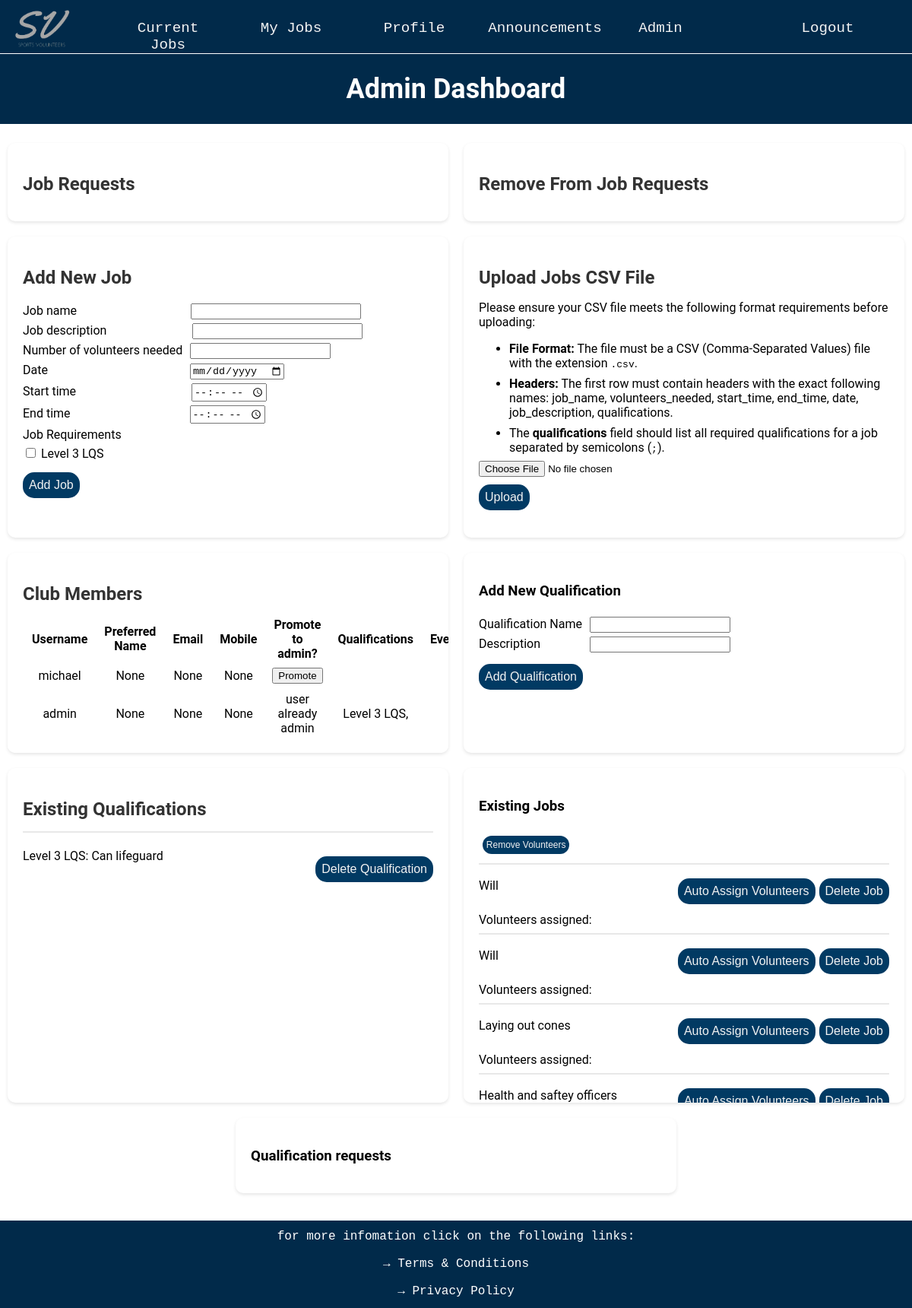
/admin (signed in), run on the app's committed database.
### website/databases.py (models this page shows, shortened)
class User(UserMixin, db.Model):
    __tablename__ = 'users'
    user_id = db.Column(db.Integer, primary_key=True, autoincrement=True)
    username = db.Column(db.String(16), index=True, unique=True)
    password_hash = db.Column(db.String(64))
    email = db.Column(db.String(30))
    mobile = db.Column(db.String(15))
    preferred_name = db.Column(db.String(15))
    dob = db.Column(db.String(11))
    address = db.Column(db.String(50))
    jobs_completed = db.Column(db.Integer)
    admin = db.Column(db.Boolean)
    details = db.Column(db.String(255))
    qualifications = db.relationship('Qualification', secondary=user_qualifications,
                                     backref=db.backref('users', lazy='subquery'))
    jobs = db.relationship('Jobs', secondary='user_job_link',
                           backref=db.backref('assigned_users', lazy='dynamic'))

class Qualification(UserMixin, db.Model):
    __tablename__ = 'qualification'
    qualifications_id = db.Column(db.Integer, primary_key=True, autoincrement=True)
    qualification_name = db.Column(db.String(300))
    qualification_description = db.Column(db.String(300))

class Jobs(UserMixin, db.Model):
    __tablename__ = 'jobs'
    job_id = db.Column(db.Integer, primary_key=True)
    job_name = db.Column(db.String(20))
    volunteers_needed = db.Column(db.Integer)
    volunteers_needed_left = db.Column(db.Integer)
    start_time = db.Column(db.String(20))
    end_time = db.Column(db.String(20))
    date = db.Column(db.String(20))
    job_description = db.Column(db.String(300))
    job_qualifications = db.relationship('Qualification', secondary=job_requirements,
                                         backref=db.backref('required_for_jobs', lazy='subquery'))

### website/routes.py (the view, shortened to what this page needs)
@app.route('/admin', methods=['GET', 'POST'])
def admin():
    users = User.query.order_by(desc(User.jobs_completed)).all()
    qualifications = Qualification.query.all()
    new_job_form = newJobForm()
    jobs = Jobs.query.all()
    user_job_link = UserJobLink.query.all()
    requests = Requests.query.join(User).order_by(User.jobs_completed).all()
    qualification_requests = QualificationRequests.query.join(User).all()
    remove_requests = RemoveRequests.query.join(User).order_by(User.jobs_completed).all()
    new_job_form.job_requirements.choices = [(q.qualifications_id, q.qualification_name) for q in qualifications]
    qualification_form = QualificationForm()
    if 'delete_account_id' in request.form:
        user_delete_id = request.form['delete_account_id']
        user_delete = User.query.filter_by(user_id=user_delete_id).first()
        db.session.delete(user_delete)
        db.session.commit()
        return redirect(url_for('admin'))
    elif 'add_admin_user_id' in request.form:
        user_id = request.form['add_admin_user_id']
        user = User.query.filter_by(user_id = user_id).first()
        user.set_admin(True)
        db.session.commit()
        return redirect(url_for('admin'))
    elif 'increase_user_id' in request.form:
        user_id = request.form['increase_user_id']
        user = User.query.filter_by(user_id = user_id).first()
        user.increase_jobs()
        db.session.commit()
        return redirect(url_for('admin'))
    elif 'decrease_user_id' in request.form:
        user_id = request.form['decrease_user_id']
        user = User.query.filter_by(user_id=user_id).first()
        user.decrease_jobs()
        db.session.commit()
        return redirect(url_for('admin'))
    return render_template('admin.html', users=users, new_job_form=new_job_form, qualification_form=qualification_form,
                           qualifications=qualifications, requests = requests, remove_requests = remove_requests,
                           jobs = jobs, user_job_link = user_job_link, all_users = User,
                           prescription_level = prescription_level, qualification_requests = qualification_requests)

### website/forms.py
class newJobForm(FlaskForm):
    job_name = StringField('Job name', validators=[input_required()])
    job_description = StringField('Job description', validators=[input_required()])
    volunteers_needed = IntegerField('Number of volunteers needed', validators=[input_required(), NumberRange(min=0)])
    start_time = TimeField('Start time', validators=[input_required()])
    end_time = TimeField('End time', validators=[input_required()])
    date = DateField('Date', validators=[input_required()], format='%Y-%m-%d')
    job_requirements = MultiCheckboxField('Job Requirements', coerce=int)
    submit = SubmitField('Add Job')

class QualificationForm(FlaskForm):
    qualification_name = StringField('Qualification Name', validators=[input_required()])
    qualification_description = StringField('Description', validators=[input_required()])
    submit = SubmitField('Add Qualification')

### website/routes.py (called while the page is built)
@lm.user_loader
def load_user(user_id):
    return User.query.get(int(user_id))

### website/templates/admin.html (shortened to what this page needs)
{% extends "layout.html" %}
{% block page_content %}
<div class="p-title-box-admin">
    <h1 class = 'profile-title'>Admin Dashboard</h1>
</div>
<div class="admin-container">
    <div class="admin-box admin-scrollable-box">
        <h2>Job Requests</h2>
    </div>
    <div class="admin-box admin-scrollable-box">
        <h2>Remove From Job Requests</h2>
    </div>
    <div class="admin-box">
        <h2>Add New Job</h2>
        <div class="admin-new-job">
        <form action="" method="POST">
            <div>
                {{ new_job_form.job_name.label }} {{ new_job_form.job_name(class="admin-new-job-name") }}
            </div>
            <div>
                {{ new_job_form.job_description.label }} {{ new_job_form.job_description(class="admin-new-job-desc") }}
            </div>
            <div>
                {{ new_job_form.volunteers_needed.label }} {{ new_job_form.volunteers_needed(class="admin-new-job-vol") }}
            </div>
            <div>
                {{ new_job_form.date.label }} {{ new_job_form.date(class="admin-new-job-date") }}
            </div>
            <div>
                {{ new_job_form.start_time.label }} {{ new_job_form.start_time(class="admin-new-job-stime") }}
            </div>
            <div>
                {{ new_job_form.end_time.label }} {{ new_job_form.end_time(class="admin-new-job-etime") }}
            </div>
            <div>
                {{ new_job_form.job_requirements.label }}
                {% for subfield in new_job_form.job_requirements %}
                <div>
                    {{ subfield }} {{ subfield.label }}
                </div>
                {% endfor %}
            </div>
            <div>
                {{ new_job_form.submit(class='admin-button') }}
            </div>
        </form>
        </div>
    </div>
    <div class="admin-box">
        <h2>Upload Jobs CSV File</h2>
        {% if prescription_level == 'free' %}
        upgrade to premium to unlock this feature
        {% else %}
        <div class="upload-instructions">
            <p>Please ensure your CSV file meets the following format requirements before uploading:</p>
            <ul>
                <li class="upload-instructions-li"><strong>File Format:</strong> The file must be a CSV (Comma-Separated Values) file with the extension <code>.csv</code>.</li>
                <li class="upload-instructions-li"><strong>Headers:</strong> The first row must contain headers with the exact following names: job_name, volunteers_needed, start_time, end_time, date, job_description, qualifications.</li>
                <li class="upload-instructions-li">The <strong>qualifications</strong> field should list all required qualifications for a job separated by semicolons (<code>;</code>).</li>
            </ul>
            <form method="POST" action="/upload_jobs" enctype="multipart/form-data">
                <input type="file" name="file">
                <input type="submit" value="Upload" class="admin-button">
            </form>
        </div>
        {% endif %}
    </div>
    <div class="admin-box admin-scrollable-box">
        <h2>Club Members</h2>
        <table class="admin-club-member">
            <thead class="admin-club-table">
                <tr>
                    <th>Username</th>
                    <th>Preferred Name</th>
                    <th>Email</th>
                    <th>Mobile</th>
                    <th>Promote to admin?</th>
                    <th>Qualifications</th>
                    <th>Events</th>
                </tr>
            </thead>
            <tbody>
            {% for user in users %}
            <tr>
                <td>{{ user.username }}</td>
                <td>{{ user.preferred_name }}</td>
                <td>{{ user.email }}</td>
                <td>{{ user.mobile }}</td>
                {% if not user.admin %}
                <td>
                    <div>
                        <form method="post" onclick="return confirm('Are you sure you want to promote user to an admin?');">
                            <input type="submit" value="Promote" class="class='admin-button'">
                        </form>
                    </div>
                </td>
                {% else %}
                <td>user already admin</td>
                {% endif %}
                <td>{% for qualification in user.qualifications %}
                    {{ qualification.qualification_name }},
                    {% endfor %}
                </td>
                <td>{{ user.events }}</td>
            </tr>
            {% endfor %}
            </tbody>
        </table>
    </div>
    <div class="admin-box">
        <h3>Add New Qualification</h3>
        <form action="" method="POST">
            <div class="admin-new-qual">
                <div>
                    {{ qualification_form.qualification_name.label }} {{ qualification_form.qualification_name(class="admin-new-qual-name") }}
                </div>
                <div>
                    {{ qualification_form.qualification_description.label }} {{ qualification_form.qualification_description(class="admin-new-qualdesc") }}
                </div>
                <div>
                    {{ qualification_form.submit(class='admin-button') }}
                </div>
            </div>
        </form>
    </div>
    <div class="admin-box admin-scrollable-box">
        <h2>Existing Qualifications</h2>
        {% for qualification in qualifications %}
        <div class="admin-qual">
        <hr>
        <div>
            <p>{{ qualification.qualification_name }}: {{ qualification.qualification_description }}</p>
            <div>
                <form method = "post" action="{{ url_for('delete_qualification', qualifications_id=qualification.qualifications_id) }}" onclick="return confirm('Are you sure you want to delete this qualification?');">
                    <input type = "submit" value = "Delete Qualification" class='admin-button'>
                </form>
            </div>
        </div>
        </div>
        {% endfor %}
    </div>
    <div class="admin-box admin-scrollable-box">
        <h3>Existing Jobs</h3>
        <button class='remove-volunteer-button' onclick="showRemoveButtons()">Remove Volunteers</button>
        {% for job in jobs %}
            <div class="admin-jobs">
                <hr>
                <div>
                    <p>{{ job.job_name }}</p>
                    <div>
                        {% if not prescription_level == 'free' %}
                        <form method = "post">
                            <input type = "submit" value = "Auto Assign Volunteers" class='admin-button'>
                        </form>
                        {% endif %}
                        <form method = "post" action="{{ url_for('delete_job', job_id=job.job_id) }}" onclick="return confirm('Are you sure you want to delete this job?');">
                            <input type = "submit" value = "Delete Job" class='admin-button'>
                        </form>
                    </div>
                </div>
                <div class='volunteers-assigned-flex'>
                    <div class='volunteers-assigned-item'>Volunteers assigned:</div>
                    <div class='volunteers-assigned-item column'>
                    </div>
                </div>
            </div>
            {% endfor %}
    </div>
    <div class="admin-box admin-scrollable-box">
        <h3>Qualification requests</h3>
    </div>
</div>
{% endblock %}

### website/static/styles.css (style rules this page uses)
li { float: left; }
.profile-title, .timetable-title { text-align: center; font-size: 3vw; color: white; }
.p-title-box-admin { background-color: #012A4A; padding: 1px; margin-bottom: 25px; border-top: 1px solid white; }
.admin-container { display: flex; flex-wrap: wrap; justify-content: space-around; margin-top: 20px; }
.admin-box { background-color: #ffffff; border-radius: 10px; box-shadow: 0 2px 4px rgba(0,0,0,0.1); width: 45%; margin-bottom: 20px; padding: 20px; }
.admin-button { display: block; margin-top: 10px; font-size: 2vh; background-color: #013A63; color: #F2F2F2; border: none; outline: none; cursor: pointer; padding: 0.5rem; border-radius: 15px; }
.upload-instructions-li { margin-bottom: 0.5rem; }
.admin-scrollable-box { max-height: 400px; overflow: auto; }
.admin-box h2 { color: #333; margin-bottom: 15px; }
.admin-new-job div, .admin-new-qual div { padding-top:5px; }
.admin-new-job-name, .admin-new-job-desc { width: 40%; margin-left:146px; max-width:40%; }
.admin-new-job-desc { margin-left:109px; }
.admin-new-job-vol, .admin-new-qual-name { margin-left: 6px; }
.admin-new-job-stime { margin-left:148px; }
.admin-new-job-etime { margin-left:153px; }
.admin-new-job-date { margin-left:183px; }
.admin-club-member tr:nth-child(n+1) { text-align: center; }
.admin-club-member div { display: inline-block; }
.admin-club-table th { padding:0px 10px; }
.admin-new-qualdesc { margin-left: 61px; }
.admin-qual hr, .admin-jobs hr { border: 0.1px solid #e8e8e8; }
.admin-qual p, .admin-jobs p { width: 80%; word-wrap: break-word; margin-top:10px; }
.admin-jobs p { width: 70%; }
.admin-qual div, .admin-jobs div { display: flex; }
.admin-qual div:nth-last-child(-n+1), .admin-jobs div:nth-child(3) { justify-content: flex-end; margin-top:7px; padding-top:3px; }
.admin-jobs form:nth-last-child(-n+1) { margin-left:5px; }
.upload-instructions { margin-bottom: 1rem; }
.volunteers-assigned-flex { display: flex; max-width: 60%; }
.volunteers-assigned-item { flex: 50%; }
.column { flex-direction: column; }
.remove-volunteer-button { display: inline-block; margin: 10px 0 4px 5px; font-size: 1vw; background-color: #013A63; color: #F2F2F2; border: none; outline: none; cursor: pointer; border-radius: 15px; padding: 0.3rem; }

### data on the page
User: username "michael", preferred_name "None", email "None", mobile "None"
User: username "admin", preferred_name "None", email "None", mobile "None", admin "user already admin"
Qualification: qualification_name "Level 3 LQS", qualification_description "Can lifeguard"
Jobs: job_name "Will"
Jobs: job_name "Will"
Jobs: job_name "Laying out cones"
Jobs: job_name "Health and saftey officers"

### other printed values
{{ new_job_form.job_name.label }} "Job name"
{{ new_job_form.job_description.label }} "Job description"
{{ new_job_form.volunteers_needed.label }} "Number of volunteers needed"
{{ new_job_form.date.label }} "Date"
{{ new_job_form.start_time.label }} "Start time"
{{ new_job_form.end_time.label }} "End time"
{{ new_job_form.job_requirements.label }} "Job Requirements"
{{ subfield.label }} "Level 3 LQS"
{{ qualification_form.qualification_name.label }} "Qualification Name"
{{ qualification_form.qualification_description.label }} "Description"
